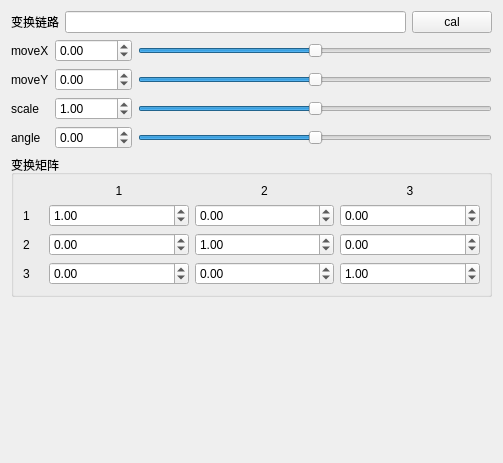
<?xml version="1.0" encoding="UTF-8"?>
<ui version="4.0">
 <class>AffineTransformationItem</class>
 <widget class="QWidget" name="AffineTransformationItem">
  <property name="geometry">
   <rect>
    <x>0</x>
    <y>0</y>
    <width>503</width>
    <height>463</height>
   </rect>
  </property>
  <property name="windowTitle">
   <string>AffineTransformationItem</string>
  </property>
  <layout class="QGridLayout" name="gridLayout_2">
   <item row="0" column="0" colspan="3">
    <layout class="QHBoxLayout" name="horizontalLayout">
     <item>
      <widget class="QLabel" name="label">
       <property name="text">
        <string>变换链路</string>
       </property>
      </widget>
     </item>
     <item>
      <widget class="QLineEdit" name="code"/>
     </item>
     <item>
      <widget class="QPushButton" name="pushButton">
       <property name="text">
        <string>cal</string>
       </property>
      </widget>
     </item>
    </layout>
   </item>
   <item row="1" column="0">
    <widget class="QLabel" name="label_8">
     <property name="maximumSize">
      <size>
       <width>50</width>
       <height>16777215</height>
      </size>
     </property>
     <property name="text">
      <string>moveX</string>
     </property>
    </widget>
   </item>
   <item row="1" column="1">
    <widget class="QDoubleSpinBox" name="moveX">
     <property name="minimum">
      <double>-9999.000000000000000</double>
     </property>
     <property name="maximum">
      <double>99999.000000000000000</double>
     </property>
     <property name="singleStep">
      <double>1.000000000000000</double>
     </property>
     <property name="value">
      <double>0.000000000000000</double>
     </property>
    </widget>
   </item>
   <item row="1" column="2">
    <widget class="QSlider" name="moveXSlider">
     <property name="minimum">
      <number>-999900</number>
     </property>
     <property name="maximum">
      <number>999900</number>
     </property>
     <property name="orientation">
      <enum>Qt::Horizontal</enum>
     </property>
    </widget>
   </item>
   <item row="2" column="0">
    <widget class="QLabel" name="label_9">
     <property name="maximumSize">
      <size>
       <width>50</width>
       <height>16777215</height>
      </size>
     </property>
     <property name="text">
      <string>moveY</string>
     </property>
    </widget>
   </item>
   <item row="2" column="1">
    <widget class="QDoubleSpinBox" name="moveY">
     <property name="minimum">
      <double>-9999.000000000000000</double>
     </property>
     <property name="maximum">
      <double>99999.000000000000000</double>
     </property>
     <property name="singleStep">
      <double>1.000000000000000</double>
     </property>
     <property name="value">
      <double>0.000000000000000</double>
     </property>
    </widget>
   </item>
   <item row="2" column="2">
    <widget class="QSlider" name="moveYSlider">
     <property name="minimum">
      <number>-999900</number>
     </property>
     <property name="maximum">
      <number>999900</number>
     </property>
     <property name="orientation">
      <enum>Qt::Horizontal</enum>
     </property>
    </widget>
   </item>
   <item row="3" column="0">
    <widget class="QLabel" name="label_10">
     <property name="maximumSize">
      <size>
       <width>50</width>
       <height>16777215</height>
      </size>
     </property>
     <property name="text">
      <string>scale</string>
     </property>
    </widget>
   </item>
   <item row="3" column="1">
    <widget class="QDoubleSpinBox" name="scale">
     <property name="minimum">
      <double>-99.000000000000000</double>
     </property>
     <property name="maximum">
      <double>99.000000000000000</double>
     </property>
     <property name="value">
      <double>1.000000000000000</double>
     </property>
    </widget>
   </item>
   <item row="3" column="2">
    <widget class="QSlider" name="scaleSlider">
     <property name="minimum">
      <number>0</number>
     </property>
     <property name="maximum">
      <number>200</number>
     </property>
     <property name="singleStep">
      <number>1</number>
     </property>
     <property name="value">
      <number>100</number>
     </property>
     <property name="orientation">
      <enum>Qt::Horizontal</enum>
     </property>
    </widget>
   </item>
   <item row="4" column="0">
    <widget class="QLabel" name="label_11">
     <property name="maximumSize">
      <size>
       <width>50</width>
       <height>16777215</height>
      </size>
     </property>
     <property name="text">
      <string>angle</string>
     </property>
    </widget>
   </item>
   <item row="4" column="1">
    <widget class="QDoubleSpinBox" name="angle">
     <property name="minimum">
      <double>-360.000000000000000</double>
     </property>
     <property name="maximum">
      <double>360.000000000000000</double>
     </property>
     <property name="singleStep">
      <double>1.000000000000000</double>
     </property>
     <property name="value">
      <double>0.000000000000000</double>
     </property>
    </widget>
   </item>
   <item row="4" column="2">
    <widget class="QSlider" name="angleSlider">
     <property name="minimum">
      <number>-36000</number>
     </property>
     <property name="maximum">
      <number>36000</number>
     </property>
     <property name="orientation">
      <enum>Qt::Horizontal</enum>
     </property>
    </widget>
   </item>
   <item row="5" column="0" colspan="3">
    <widget class="QGroupBox" name="groupBox">
     <property name="title">
      <string>变换矩阵</string>
     </property>
     <layout class="QGridLayout" name="gridLayout">
      <item row="3" column="3">
       <widget class="QDoubleSpinBox" name="d33">
        <property name="minimum">
         <double>-9999.000000000000000</double>
        </property>
        <property name="maximum">
         <double>99999.000000000000000</double>
        </property>
        <property name="value">
         <double>1.000000000000000</double>
        </property>
       </widget>
      </item>
      <item row="2" column="0">
       <widget class="QLabel" name="label_6">
        <property name="maximumSize">
         <size>
          <width>20</width>
          <height>16777215</height>
         </size>
        </property>
        <property name="text">
         <string>2</string>
        </property>
       </widget>
      </item>
      <item row="3" column="1">
       <widget class="QDoubleSpinBox" name="d31">
        <property name="minimum">
         <double>-9999.000000000000000</double>
        </property>
        <property name="maximum">
         <double>99999.000000000000000</double>
        </property>
       </widget>
      </item>
      <item row="1" column="0">
       <widget class="QLabel" name="label_5">
        <property name="maximumSize">
         <size>
          <width>20</width>
          <height>16777215</height>
         </size>
        </property>
        <property name="text">
         <string>1</string>
        </property>
       </widget>
      </item>
      <item row="3" column="0">
       <widget class="QLabel" name="label_7">
        <property name="maximumSize">
         <size>
          <width>20</width>
          <height>16777215</height>
         </size>
        </property>
        <property name="text">
         <string>3</string>
        </property>
       </widget>
      </item>
      <item row="0" column="2">
       <widget class="QLabel" name="label_3">
        <property name="maximumSize">
         <size>
          <width>16777215</width>
          <height>20</height>
         </size>
        </property>
        <property name="text">
         <string>2</string>
        </property>
        <property name="alignment">
         <set>Qt::AlignCenter</set>
        </property>
       </widget>
      </item>
      <item row="1" column="2">
       <widget class="QDoubleSpinBox" name="d12">
        <property name="minimum">
         <double>-9999.000000000000000</double>
        </property>
        <property name="maximum">
         <double>99999.000000000000000</double>
        </property>
       </widget>
      </item>
      <item row="1" column="3">
       <widget class="QDoubleSpinBox" name="d13">
        <property name="minimum">
         <double>-9999.000000000000000</double>
        </property>
        <property name="maximum">
         <double>99999.000000000000000</double>
        </property>
       </widget>
      </item>
      <item row="2" column="3">
       <widget class="QDoubleSpinBox" name="d23">
        <property name="minimum">
         <double>-9999.000000000000000</double>
        </property>
        <property name="maximum">
         <double>99999.000000000000000</double>
        </property>
       </widget>
      </item>
      <item row="2" column="1">
       <widget class="QDoubleSpinBox" name="d21">
        <property name="minimum">
         <double>-9999.000000000000000</double>
        </property>
        <property name="maximum">
         <double>99999.000000000000000</double>
        </property>
       </widget>
      </item>
      <item row="0" column="3">
       <widget class="QLabel" name="label_4">
        <property name="maximumSize">
         <size>
          <width>16777215</width>
          <height>20</height>
         </size>
        </property>
        <property name="text">
         <string>3</string>
        </property>
        <property name="alignment">
         <set>Qt::AlignCenter</set>
        </property>
       </widget>
      </item>
      <item row="0" column="1">
       <widget class="QLabel" name="label_2">
        <property name="maximumSize">
         <size>
          <width>16777215</width>
          <height>20</height>
         </size>
        </property>
        <property name="text">
         <string>1</string>
        </property>
        <property name="alignment">
         <set>Qt::AlignCenter</set>
        </property>
       </widget>
      </item>
      <item row="1" column="1">
       <widget class="QDoubleSpinBox" name="d11">
        <property name="minimum">
         <double>-9999.000000000000000</double>
        </property>
        <property name="maximum">
         <double>99999.000000000000000</double>
        </property>
        <property name="value">
         <double>1.000000000000000</double>
        </property>
       </widget>
      </item>
      <item row="2" column="2">
       <widget class="QDoubleSpinBox" name="d22">
        <property name="minimum">
         <double>-9999.000000000000000</double>
        </property>
        <property name="maximum">
         <double>99999.000000000000000</double>
        </property>
        <property name="value">
         <double>1.000000000000000</double>
        </property>
       </widget>
      </item>
      <item row="3" column="2">
       <widget class="QDoubleSpinBox" name="d32">
        <property name="minimum">
         <double>-9999.000000000000000</double>
        </property>
        <property name="maximum">
         <double>99999.000000000000000</double>
        </property>
       </widget>
      </item>
     </layout>
    </widget>
   </item>
   <item row="6" column="2">
    <spacer name="verticalSpacer">
     <property name="orientation">
      <enum>Qt::Vertical</enum>
     </property>
     <property name="sizeHint" stdset="0">
      <size>
       <width>20</width>
       <height>110</height>
      </size>
     </property>
    </spacer>
   </item>
  </layout>
 </widget>
 <resources/>
 <connections/>
</ui>
